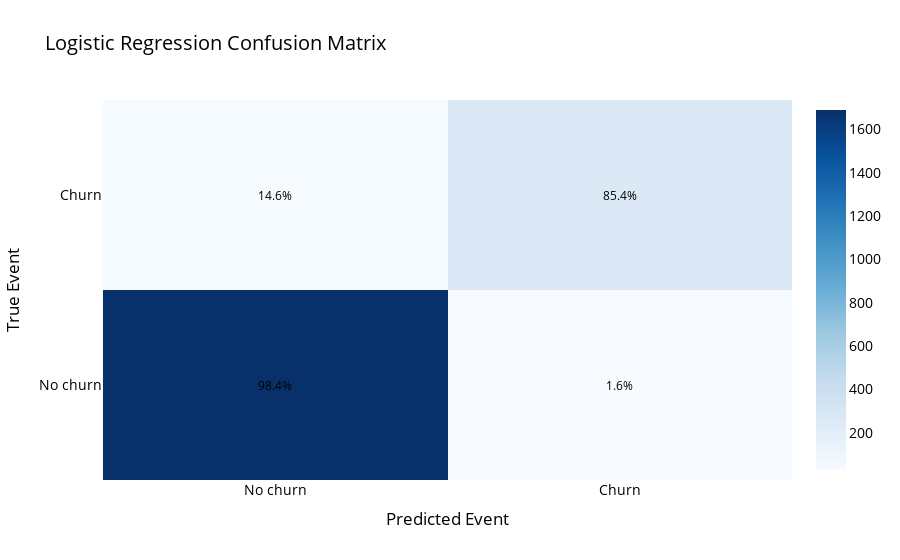

Notebook source saved alongside this figure:
### Code cell
from sklearn.ensemble import GradientBoostingClassifier
# Instantiate GBM model
gbm_model = GradientBoostingClassifier(n_estimators=600, max_depth=12, learning_rate=0.1, random_state=0)

# Train the model on the training set
gbm_model.fit(X_train, y_train)

# Predict the target variable on the test set
gbm_pred = gbm_model.predict(X_test)

# Evaluate the performance of the model
print('GBM Accuracy:', accuracy_score(y_test, gbm_pred))
print('GBM F1 Score:', f1_score(y_test, gbm_pred))

gbm_cm = confusion_matrix(y_test, gbm_pred)
gen_cm_plotly(gbm_cm)

### Figure 1 — Plotly figure (JSON) as saved in the notebook; plotly's stock layout.template omitted (floating-point values rounded to 4 significant figures)
{"data": [{"colorscale": [[0, "rgb(247,251,255)"], [0.125, "rgb(222,235,247)"], [0.25, "rgb(198,219,239)"], [0.375, "rgb(158,202,225)"], [0.5, "rgb(107,174,214)"], [0.625, "rgb(66,146,198)"], [0.75, "rgb(33,113,181)"], [0.875, "rgb(8,81,156)"], [1, "rgb(8,48,107)"]], "hovertemplate": "%{text}<extra></extra>", "text": [["Count: 1,689<br>Success: 98.4%", "Count: 28<br>Success: 1.6%"], ["Count: 45<br>Success: 14.6%", "Count: 264<br>Success: 85.4%"]], "type": "heatmap", "x": ["No churn", "Churn"], "y": ["No churn", "Churn"], "z": [[1689, 28], [45, 264]]}], "layout": {"annotations": [{"font": {"color": "black", "size": 12}, "showarrow": false, "text": "98.4%", "x": 0, "y": 0}, {"font": {"color": "black", "size": 12}, "showarrow": false, "text": "1.6%", "x": 1, "y": 0}, {"font": {"color": "black", "size": 12}, "showarrow": false, "text": "14.6%", "x": 0, "y": 1}, {"font": {"color": "black", "size": 12}, "showarrow": false, "text": "85.4%", "x": 1, "y": 1}], "font": {"color": "black", "size": 14}, "title": {"text": "Logistic Regression Confusion Matrix"}, "xaxis": {"title": {"text": "Predicted Event"}}, "yaxis": {"title": {"text": "True Event"}}}}
